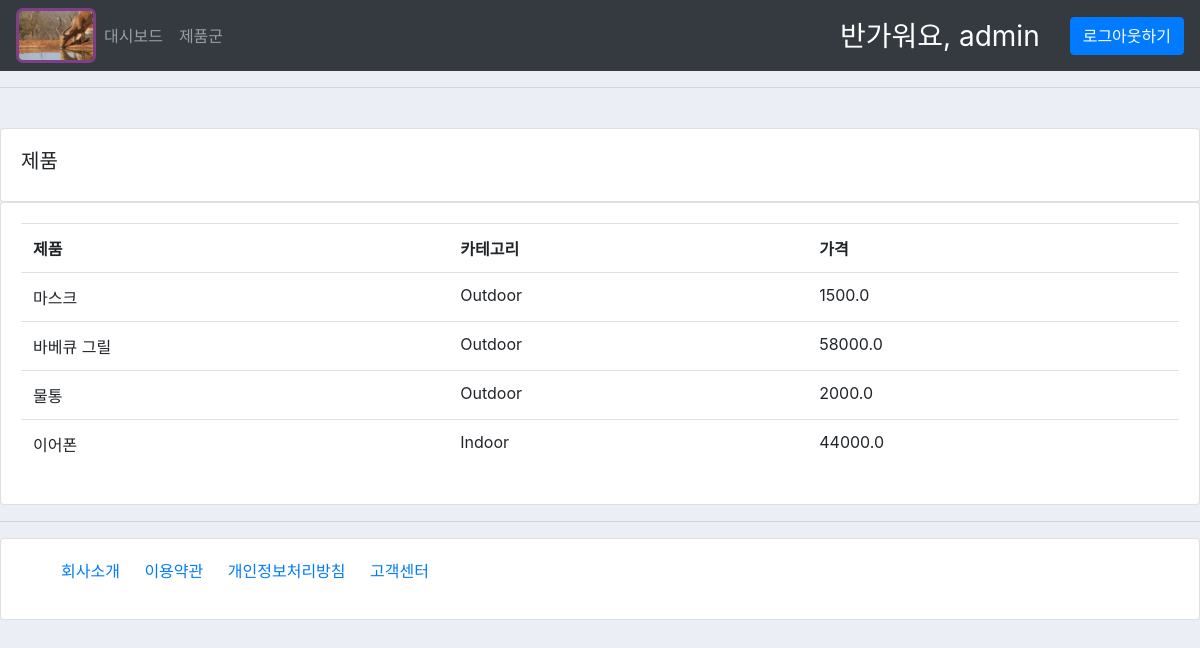
The page /products/ (signed in) on the database as committed earlier.
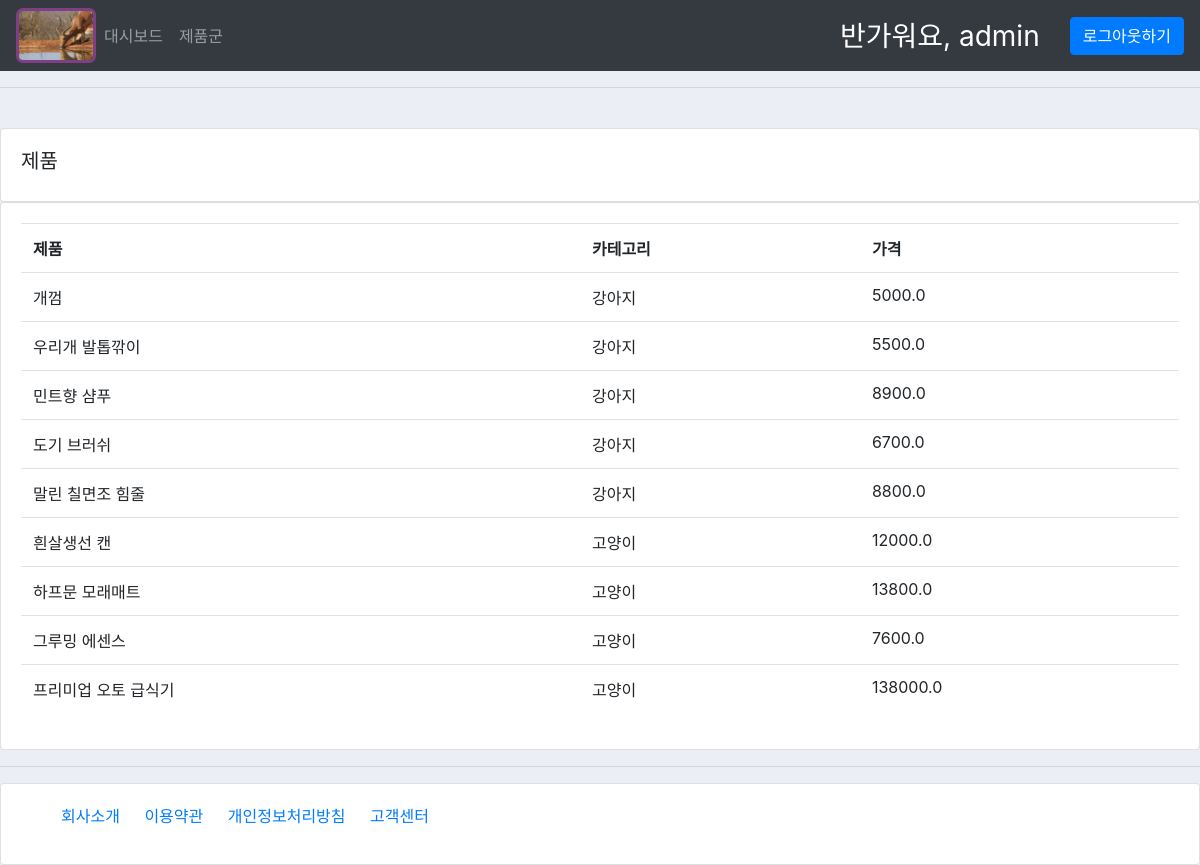
The same page on the database as committed later.
### accounts/models.py (models this page shows, shortened)
class Products(models.Model):
    CATEGORY=(
        ('강아지', '강아지'),
        ('고양이', '고양이'),
    )
    name=models.CharField(max_length=200, null=True)
    price= models.FloatField(null=True)
    category=models.CharField(max_length=200, null=True, choices=CATEGORY)
    description=models.CharField(max_length=200, null=True, blank=True)
    date_created = models.DateTimeField(auto_now_add=True, null=True)
    tags = models.ManyToManyField(Tag)

### accounts/decorators.py (the view)
        def wrapper_func(request, *args, **kwargs):
            group = None
            if request.user.groups.exists():
                group = request.user.groups.all()[0].name #group테이블의 pk를 제외한 유일한 컬럼"name"
            if group in allowed_roles:
                return view_func(request, *args, **kwargs)
            else:
                return HttpResponse("접근이 허가되지 않은 사용자입니다 %s만 접근하세요" % allowed_roles)
            return view_func(request, *args, **kwargs)

### accounts/views.py (called while the page is built)
@login_required(login_url='login')
@allowed_users(allowed_roles=['admin'])
def products(request):
    products = Products.objects.all()
    context={
        'products':products,
    }
    return render(request, 'accounts/products.html',context)

### accounts/templates/accounts/products.html
{% extends 'accounts/main.html' %}
{% block content %}
<br>
<div class="row">
    <div class="col-md">
        <div class="card card-body">
            <h5>제품</h5>
        </div>
        <div class="card card-body">
            <table class="table">
                <tr>
                    <th>제품</th>
                    <th>카테고리</th>
                    <th>가격</th>
                </tr>
                {% for product in products %}
                <tr>
                    <td>{{product.name}}</td>
                    <td>{{product.category}}</td>
                    <td>{{product.price}}</td>
                </tr>
                {% endfor %}
            </table>
        </div>
    </div>
</div>
{% endblock %}

Rows that differ between the two databases and show on the page:
removed Products: name "마스크", category "Outdoor", price "1500.0"
removed Products: name "바베큐 그릴", category "Outdoor", price "58000.0"
removed Products: name "물통", category "Outdoor", price "2000.0"
removed Products: name "이어폰", category "Indoor", price "44000.0"
added Products: name "개껌", category "강아지", price "5000.0"
added Products: name "우리개 발톱깎이", category "강아지", price "5500.0"
added Products: name "민트향 샴푸", category "강아지", price "8900.0"
added Products: name "도기 브러쉬", category "강아지", price "6700.0"
added Products: name "말린 칠면조 힘줄", category "강아지", price "8800.0"
added Products: name "흰살생선 캔", category "고양이", price "12000.0"
added Products: name "하프문 모래매트", category "고양이", price "13800.0"
added Products: name "그루밍 에센스", category "고양이", price "7600.0"
added Products: name "프리미업 오토 급식기", category "고양이", price "138000.0"
